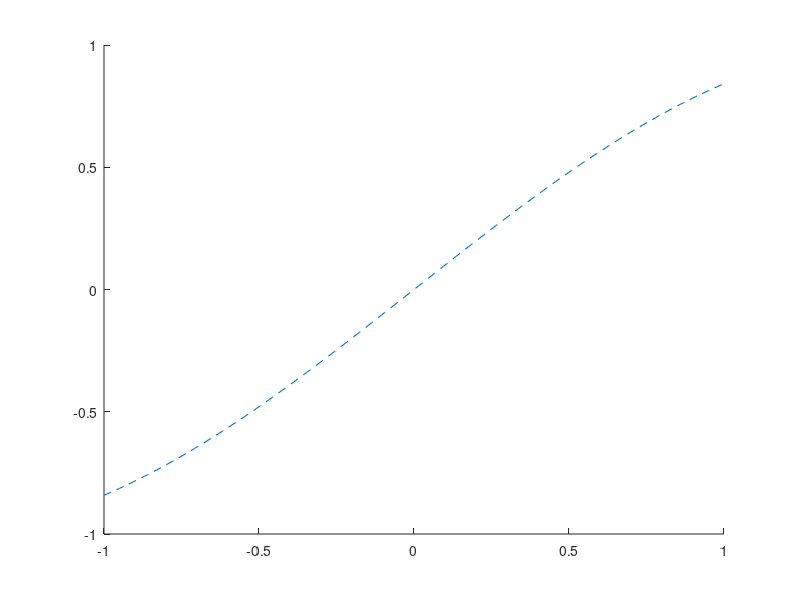

Reproduce this figure in MATLAB. (Note: this script raises an error after producing the figure.)
% Izaak Neutelings (March 2022)
clear all; close all; clc

disp("1) Extended arcsin")
figure(1)
x = linspace(-1,1,200);
tls = {}; % legend titles
hold on
plot(x,sin(x),'--','LineWidth',0.8);
for n = [ 0 1 2 3 ]
  y = asin_ext(x,n);
  plot(x,y,'LineWidth',1.6);
  tls{end+1} = sprintf('$n=%d$',n);
end
leg = legend(tls, ...
             'Location', 'north', ...
             'Interpreter', 'latex', ...
             'FontSize', 11 );
leg.ItemTokenSize = [13,100];
grid on
hold off

disp("2) ARCSIN(A*SIN)")
figure(2)
w = 1; %2*pi; % angular frequency
t = linspace(-1,1,50);
tls = {}; % legend titles
hold on
for A = [ -1 0.25 0.5 0.75 1 ] % amplitude
  y = asin_ext(A*sin(w*t),0);
  plot(t,y,'LineWidth',1.3);
  tls{end+1} = sprintf('$A=%.2g$',A);
end
leg = legend(tls, ...
             'Location', 'north', ...
             'Interpreter', 'latex', ...
             'FontSize', 11 );
leg.ItemTokenSize = [13,100];
grid on
hold off

disp("3) FLOOR")
figure(3)
t = linspace(-1,2,200);
tls = strings(1,2); % legend titles
colors = turbo(5); colors(1,:) = []; % color map
i = 1;
hold on
for T = [ 0.5 1 2 ] % period
  w = 2*pi/T; % angular frequency
  n = floor((t+T/4)/(T/2));
  y = sin(w*t);
  plot(t,y,'-.','LineWidth',0.7,'Color',colors(i,:));
  plot(t,n,'LineWidth',1.3,'Color',colors(i,:));
  tls(2*i-1) = sprintf('$T=%g$',T);
  i = i+1;
end
leg = legend(tls, ...
             'Location', 'northwest', ...
             'Interpreter', 'latex', ...
             'FontSize', 11 );
leg.ItemTokenSize = [13,100];
grid on
hold off

disp("4) ARCSIN(SIN,0)")
figure(4)
A = 1; % amplitude
t = linspace(-1,4,200);
tls = {}; % legend titles
hold on
for T = [ 1 2 4 ] % period
  w = 2*pi/T; % angular frequency
  y = asin_ext(A*sin(w*t),0);
  plot(t,y,'LineWidth',1.3);
  tls{end+1} = sprintf('$T=%.2g$',T);
end
leg = legend(tls, ...
             'Location', 'northwest', ...
             'Interpreter', 'latex', ...
             'FontSize', 11 );
leg.ItemTokenSize = [13,100];
grid on
hold off

disp("5) ARCSIN(SIN,t,T)")
figure(5)
A = 1; % amplitude
t = linspace(-1.5,3.5,200);
tls = strings(1,4); % legend titles
colors = turbo(5); colors(1,:) = []; % color map
i = 1;
hold on
for T = [ 1 2 4 ] % period
  w = 2*pi/T; % angular frequency
  [y,n] = asin_ext(A*sin(w*t),t,T);
  plot(t,n,'-.','LineWidth',0.7,'Color',colors(i,:));
  plot(t,y,'LineWidth',1.3,'Color',colors(i,:));
  tls(2*i) = sprintf('$T=%.2g$',T);
  i = i+1;
end
leg = legend(tls, ...
             'Location', 'northwest', ...
             'Interpreter', 'latex', ...
             'FontSize', 11 );
leg.ItemTokenSize = [13,100];
grid on
hold off

disp("Done")